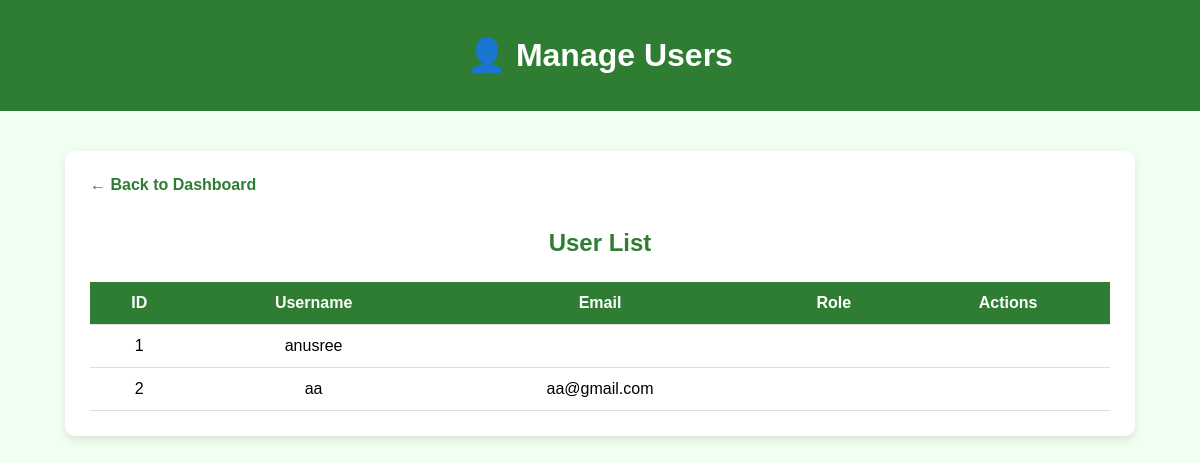
Before: /manage-users/ with the older database file.
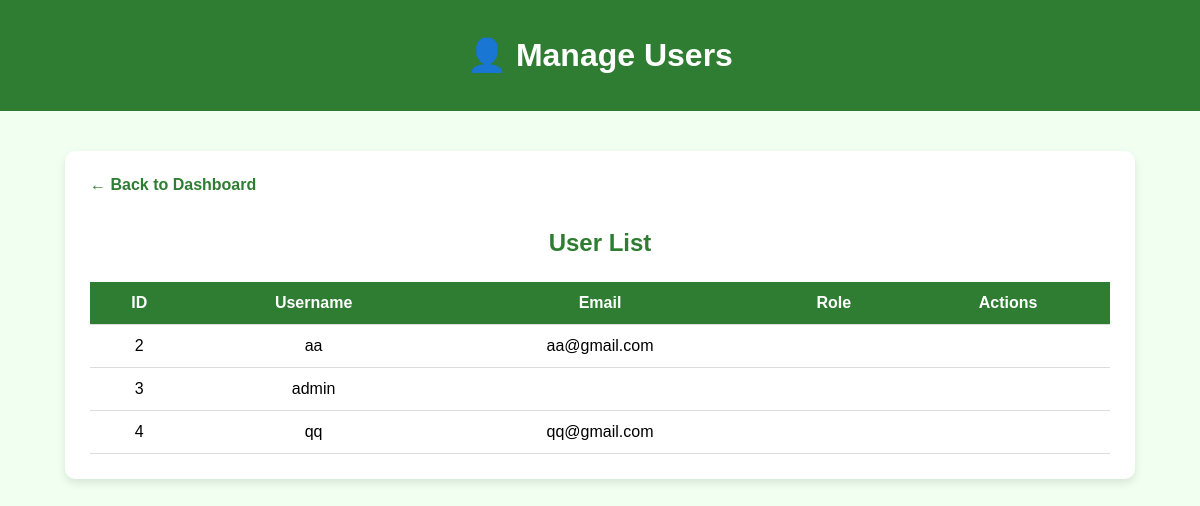
After: the same page with the newer database file.
### app/models.py (models this page shows, shortened)
class CustomUser(AbstractUser):
    phone = models.CharField(max_length=15, blank=True, null=True)
    address = models.TextField(blank=True, null=True)
    pincode = models.CharField(max_length=10, blank=True, null=True)

### app/views.py (the view)
# urls.py: path('manage-users/', views.manage_users, name='manage_users'),
def manage_users(request):
    users = CustomUser.objects.all()
    return render(request, 'manage_users.html', {'users': users})

### templates/manage_users.html (shortened to what this page needs)
<!DOCTYPE html>
<html lang="en">
<head>
</head>
<body>
    <header>
        <h1>👤 Manage Users</h1>
    </header>
    <div class="container">
        <a href="{% url 'admin_dashboard' %}" class="back-link">← Back to Dashboard</a>
        <h2>User List</h2>
        {% if users %}
        <table>
            <thead>
                <tr>
                    <th>ID</th>
                    <th>Username</th>
                    <th>Email</th>
                    <th>Role</th>
                    <th>Actions</th>
                </tr>
            </thead>
            <tbody>
                {% for user in users %}
                <tr>
                    <td>{{ user.id }}</td>
                    <td>{{ user.username }}</td>
                    <td>{{ user.email }}</td>
                    <td>{{ user.role }}</td>
                    <td>
                    </td>
                </tr>
                {% endfor %}
            </tbody>
        </table>
        {% else %}
        <p style="text-align:center; color: gray;">No users registered yet.</p>
        {% endif %}
    </div>
</body>
</html>

Changed rows visible on the page:
removed CustomUser: id "1", username "anusree"
added CustomUser: id "3", username "admin"
added CustomUser: id "4", username "qq", email "qq@gmail.com"
